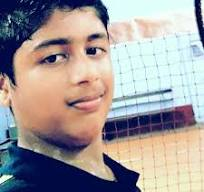
#> input picture images/nandan_pi.jpeg, 204 x 192 px
$ jupyter execute pb2.ipynb
#> lines starting #> are read from the running program, lines starting #| are printed output that depends on the picture; after the words box and inside, x2 and y2 are one past the last pixel; in counts of white or black regions, pixels touching at a corner belong together
### Demonstrate Haar feature-based cascade classifiers for Face and Eye Detection on images.

[cell 1]
import cv2
face_cascade=cv2.CascadeClassifier(cv2.data.haarcascades+'haarcascade_frontalface_default.xml')
eye_cascade=cv2.CascadeClassifier(cv2.data.haarcascades+'haarcascade_eye.xml')

[cell 2]
image=cv2.imread('../images/nandan_pi.jpeg')
#> image is the input picture: shape (192, 204, 3); mean B, G, R 155.2, 155, 161.5
gray=cv2.cvtColor(image,cv2.COLOR_BGR2GRAY)
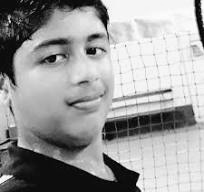
#> gray: shape (192, 204); min 2, max 254, mean 157

[cell 3]
faces=face_cascade.detectMultiScale(gray,scaleFactor=1.1,minNeighbors=5,minSize=(30,30))
#> faces = [[16, 7, 119, 119]]
eyes=eye_cascade.detectMultiScale(gray)
#> eyes = [[75, 32, 34, 34], [35, 37, 38, 38]]

[cell 4]
for (x,y,w,h) in faces:
    cv2.rectangle(image,(x,y),(x+w,y+h),(255,0,0),2)
#> this loop made 1 pass
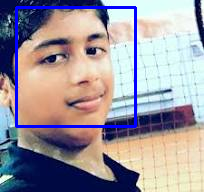
#> image: shape (192, 204, 3); 3.64% of pixels changed, all inside (x1, y1, x2, y2) = (15, 6, 137, 128)

    # [7 lines of commented-out code are left out]

for (ex,ey,ew,eh) in eyes:
    cv2.rectangle(image,(ex,ey),(ex+ew,ey+eh),(0,0,255),2)
#> this loop made 2 passes
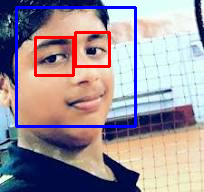
#> image: shape (192, 204, 3); 2.11% of pixels changed, all inside (x1, y1, x2, y2) = (34, 31, 111, 77)
